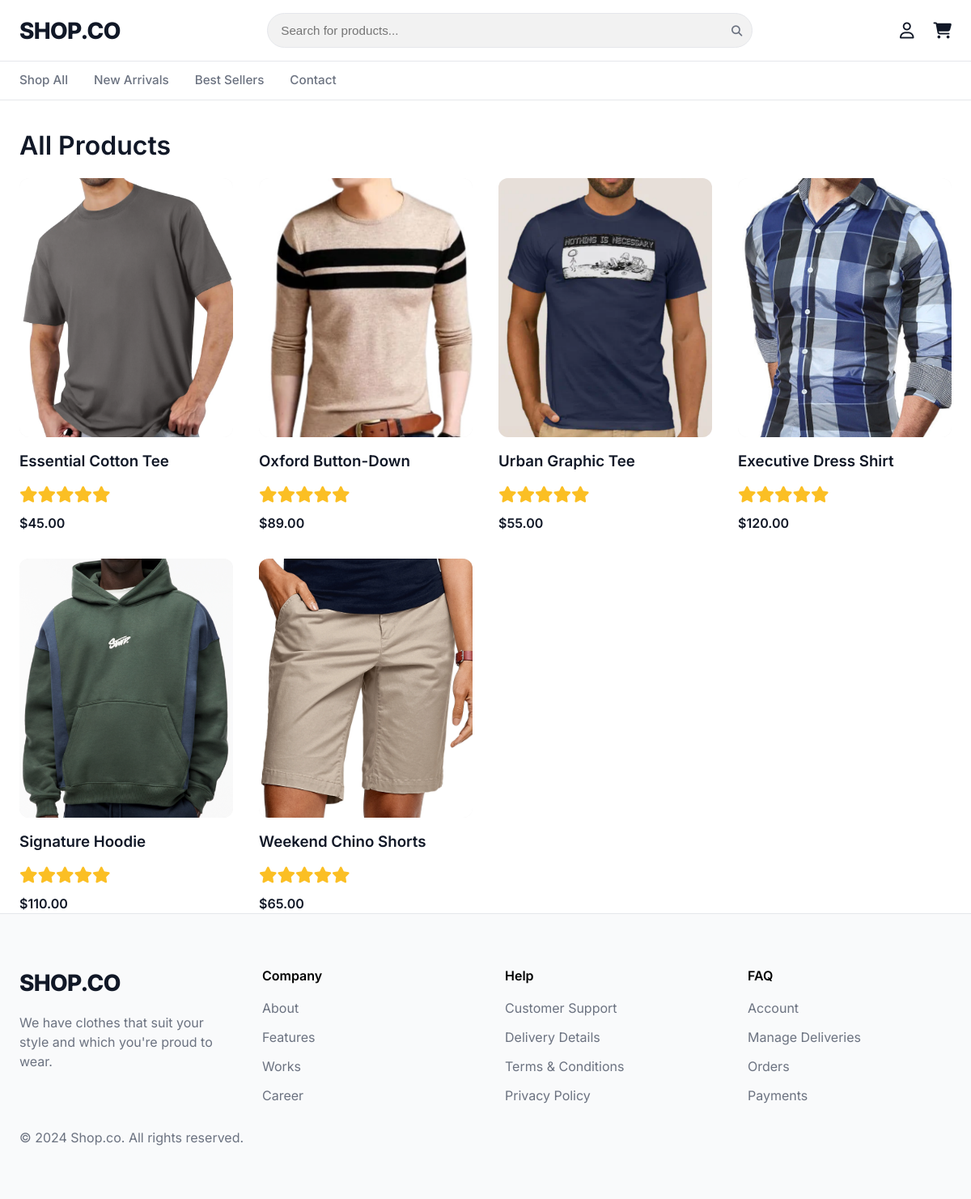
The page /all (signed in) on the database its author committed.
### app.py (models this page shows, shortened)
class Product(db.Model):
    id = db.Column(db.Integer, primary_key=True)
    title = db.Column(db.String(100), nullable=False)
    cost = db.Column(db.Float, nullable=False)
    image = db.Column(db.String(100), nullable=False)
    category = db.Column(db.String(50), nullable=False)
    description = db.Column(db.Text, nullable=True)
    is_popular = db.Column(db.Boolean, default=False)
    reviews = db.relationship('Review', backref='product', lazy=True)

### app.py (the view)
@app.route('/all')
def all_products():
    if 'user_id' not in session: return redirect(url_for('login'))
    search_query = request.args.get('q', '').strip()
    selected_cats = request.args.getlist("category")
    max_price = request.args.get("max_price", default=1000, type=int)
    query = Product.query
    if search_query:
        query = query.filter(Product.title.ilike(f'%{search_query}%'))
    if selected_cats:
        query = query.filter(Product.category.in_(selected_cats))
    query = query.filter(Product.cost <= max_price)
    products = query.all()
    all_categories = [r.category for r in db.session.query(Product.category).distinct()]
    return render_template('all.html', products=products, all_categories=all_categories, current_cats=selected_cats, max_price=max_price, search=search_query)

### app.py (called while the page is built)
@app.context_processor
def inject_context():
    cart = session.get('cart', [])
    cart_length = sum(item.get('quantity', 0) for item in cart)
    return dict(cart_length=cart_length)

### templates/all.html (shortened to what this page needs)
{% extends "base.html" %}
{% block content %}
<div class="container mt-4">
    <h1 class="font-bold text-3xl mb-4">
        {% if search_query %}Results for "{{ search_query }}"{% else %}All Products{% endif %}
    </h1>
    <div class="product-grid">
        {% for product in products %}
        <a href="{{ url_for('product_details', product_id=product.id) }}" class="card">
            <div class="card-img-wrapper">
                <img src="{{ url_for('static', filename='images/' ~ product.image) }}" alt="{{ product.title }}" class="card-img">
            </div>
            <h3 class="card-title">{{ product.title }}</h3>
             <div class="rating-stars text-sm mb-1">
                {% for i in range(5) %}<i class="fas fa-star text-yellow-400"></i>{% endfor %}
            </div>
            <p class="card-price">${{ "%.2f"|format(product.cost) }}</p>
        </a>
        {% endfor %}
    </div>
</div>
{% endblock %}

### templates/base.html (shortened to what this page needs)
<!DOCTYPE html>
<html lang="en">
<head>
    <link rel="stylesheet" href="https://cdnjs.cloudflare.com/ajax/libs/font-awesome/6.4.0/css/all.min.css">
    <link rel="stylesheet" href="{{ url_for('static', filename='css/style.css') }}">
</head>
<body>
    <header class="site-header">
        <div class="header-top">
            <div class="container">
                <a href="{{ url_for('home') }}" class="logo">SHOP.CO</a>
                <form action="{{ url_for('all_products') }}" method="GET" class="search-form">
                    <input type="text" name="q" placeholder="Search for products..." class="search-input" value="{{ request.args.get('q', '') }}">
                    <button type="submit" class="search-btn"><i class="fas fa-search"></i></button>
                </form>
                <div class="header-actions">
                    {% if session.get('user_id') %}
                        <a href="{{ url_for('profile') }}" class="icon-link" title="Profile"><i class="far fa-user"></i></a>
                        <a href="{{ url_for('cart') }}" class="icon-link" title="Cart">
                            <i class="fas fa-shopping-cart"></i>
                        </a>
                    {% else %}
                        <a href="{{ url_for('login') }}" class="btn btn-outline">Log In</a>
                        <a href="{{ url_for('signup') }}" class="btn">Sign Up</a>
                    {% endif %}
                </div>
            </div>
        </div>
        <div class="header-bottom">
            <div class="container">
                <nav class="nav-links">
                    <a href="{{ url_for('all_products') }}" class="nav-link">Shop All</a>
                    <a href="{{ url_for('newarrivals') }}" class="nav-link">New Arrivals</a>
                    <a href="{{ url_for('popular') }}" class="nav-link">Best Sellers</a>
                    <a href="{{ url_for('contact') }}" class="nav-link">Contact</a>
                </nav>
            </div>
        </div>
    </header>
    <main>
        {% block content %}{% endblock %}
    </main>
    <footer>
        <div class="container">
            <div class="footer-grid">
                <div>
                    <h3 class="logo mb-4">SHOP.CO</h3>
                    <p class="text-muted">We have clothes that suit your style and which you're proud to wear.</p>
                </div>
                <div>
                    <h4 class="footer-heading">Company</h4>
                    <ul class="footer-links">
                        <li><a href="#">About</a></li>
                        <li><a href="#">Features</a></li>
                        <li><a href="#">Works</a></li>
                        <li><a href="#">Career</a></li>
                    </ul>
                </div>
                <div>
                    <h4 class="footer-heading">Help</h4>
                    <ul class="footer-links">
                        <li><a href="#">Customer Support</a></li>
                        <li><a href="#">Delivery Details</a></li>
                        <li><a href="#">Terms & Conditions</a></li>
                        <li><a href="#">Privacy Policy</a></li>
                    </ul>
                </div>
                <div>
                    <h4 class="footer-heading">FAQ</h4>
                    <ul class="footer-links">
                        <li><a href="#">Account</a></li>
                        <li><a href="#">Manage Deliveries</a></li>
                        <li><a href="#">Orders</a></li>
                        <li><a href="#">Payments</a></li>
                    </ul>
                </div>
            </div>
            <div class="mt-4 pt-4 border-t border-gray-200 text-center text-muted">
                <p>&copy; 2024 Shop.co. All rights reserved.</p>
            </div>
        </div>
    </footer>
</body>
</html>

### static/css/style.css (style rules this page uses)
:root { --primary: #000000; --secondary: #f2f2f2; --accent: #2563eb; --text-primary: #111827; --text-secondary: #6b7280; --border-color: #e5e7eb; --bg-body: #ffffff; --font-main: 'Inter', sans-serif; }
* { margin: 0; padding: 0; box-sizing: border-box; }
body { font-family: var(--font-main); background-color: var(--bg-body); color: var(--text-primary); line-height: 1.5; min-height: 100vh; display: flex; flex-direction: column; }
a { text-decoration: none; color: inherit; transition: 0.2s; }
ul { list-style: none; }
img { max-width: 100%; display: block; }
.container { max-width: 1280px; margin: 0 auto; padding: 0 1.5rem; width: 100%; }
.mb-4 { margin-bottom: 1rem; }
.mt-4 { margin-top: 1rem; }
.text-sm { font-size: 0.875rem; }
.text-muted { color: var(--text-secondary); }
.font-bold { font-weight: 600; }
.site-header { background: white; border-bottom: 1px solid var(--border-color); position: sticky; top: 0; z-index: 1000; }
.header-top { padding: 1rem 0; border-bottom: 1px solid var(--border-color); }
.header-top .container { display: flex; align-items: center; justify-content: space-between; gap: 2rem; }
.logo { font-size: 1.75rem; font-weight: 800; letter-spacing: -0.025em; }
.search-form { flex: 1; max-width: 600px; position: relative; }
.search-input { width: 100%; padding: 0.75rem 1rem; padding-right: 3rem; border: 1px solid var(--border-color); border-radius: 99px; font-size: 0.95rem; background: var(--secondary); }
.search-btn { position: absolute; right: 5px; top: 50%; transform: translateY(-50%); background: transparent; border: none; padding: 0.5rem; cursor: pointer; color: var(--text-secondary); }
.header-actions { display: flex; align-items: center; gap: 1.5rem; }
.icon-link { font-size: 1.25rem; color: var(--text-primary); position: relative; }
.header-bottom { padding: 0.75rem 0; }
.nav-links { display: flex; gap: 2rem; }
.nav-link { font-weight: 500; font-size: 0.95rem; color: var(--text-secondary); }
footer { background: #f9fafb; padding: 4rem 0; margin-top: auto; border-top: 1px solid var(--border-color); }
.footer-grid { display: grid; grid-template-columns: repeat(auto-fit, minmax(200px, 1fr)); gap: 3rem; }
.footer-heading { font-weight: 600; margin-bottom: 1rem; color: var(--primary); }
.footer-links li { margin-bottom: 0.75rem; }
.footer-links a { color: var(--text-secondary); }
.product-grid { display: grid; grid-template-columns: repeat(auto-fill, minmax(240px, 1fr)); gap: 2rem; }
.card { display: flex; flex-direction: column; }
.card-img-wrapper { background: var(--secondary); border-radius: 12px; overflow: hidden; margin-bottom: 1rem; }
.card-img { width: 100%; height: 320px; object-fit: cover; transition: transform 0.3s; }
.card-title { font-weight: 600; margin-bottom: 0.25rem; }
.card-price { font-weight: 600; }
.rating-stars { color: #fbbf24; font-size: 1.25rem; margin: 0.5rem 0; }

### rows shown on the page
Product: image (picture), title "Essential Cotton Tee", cost "45.00"
Product: image (picture), title "Oxford Button-Down", cost "89.00"
Product: image (picture), title "Urban Graphic Tee", cost "55.00"
Product: image (picture), title "Executive Dress Shirt", cost "120.00"
Product: image (picture), title "Signature Hoodie", cost "110.00"
Product: image (picture), title "Weekend Chino Shorts", cost "65.00"
